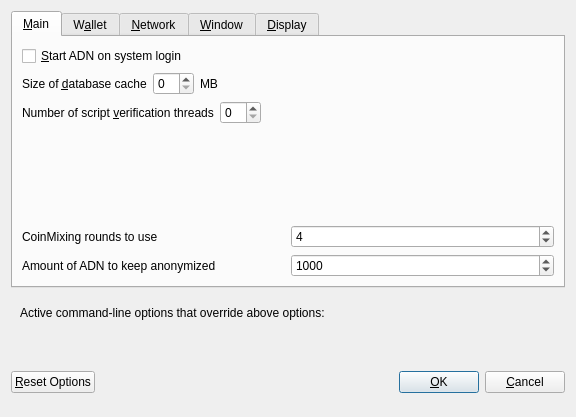
<?xml version="1.0" encoding="UTF-8"?>
<ui version="4.0">
 <class>OptionsDialog</class>
 <widget class="QDialog" name="OptionsDialog">
  <property name="geometry">
   <rect>
    <x>0</x>
    <y>0</y>
    <width>576</width>
    <height>417</height>
   </rect>
  </property>
  <property name="windowTitle">
   <string>Options</string>
  </property>
  <property name="modal">
   <bool>true</bool>
  </property>
  <layout class="QVBoxLayout" name="verticalLayout">
   <item>
    <widget class="QTabWidget" name="tabWidget">
     <property name="currentIndex">
      <number>0</number>
     </property>
     <widget class="QWidget" name="tabMain">
      <attribute name="title">
       <string>&amp;Main</string>
      </attribute>
      <layout class="QVBoxLayout" name="verticalLayout_Main">
       <item>
        <widget class="QCheckBox" name="bitcoinAtStartup">
         <property name="toolTip">
          <string>Automatically start ADN after logging in to the system.</string>
         </property>
         <property name="text">
          <string>&amp;Start ADN on system login</string>
         </property>
        </widget>
       </item>
       <item>
        <layout class="QHBoxLayout" name="horizontalLayout_2_Main">
         <item>
          <widget class="QLabel" name="databaseCacheLabel">
           <property name="text">
            <string>Size of &amp;database cache</string>
           </property>
           <property name="textFormat">
            <enum>Qt::PlainText</enum>
           </property>
           <property name="buddy">
            <cstring>databaseCache</cstring>
           </property>
          </widget>
         </item>
         <item>
          <widget class="QSpinBox" name="databaseCache"/>
         </item>
         <item>
          <widget class="QLabel" name="databaseCacheUnitLabel">
           <property name="text">
            <string>MB</string>
           </property>
           <property name="textFormat">
            <enum>Qt::PlainText</enum>
           </property>
          </widget>
         </item>
         <item>
          <spacer name="horizontalSpacer_2_Main">
           <property name="orientation">
            <enum>Qt::Horizontal</enum>
           </property>
           <property name="sizeHint" stdset="0">
            <size>
             <width>40</width>
             <height>20</height>
            </size>
           </property>
          </spacer>
         </item>
        </layout>
       </item>
       <item>
        <layout class="QHBoxLayout" name="horizontalLayout_3_Main">
         <item>
          <widget class="QLabel" name="threadsScriptVerifLabel">
           <property name="text">
            <string>Number of script &amp;verification threads</string>
           </property>
           <property name="textFormat">
            <enum>Qt::PlainText</enum>
           </property>
           <property name="buddy">
            <cstring>threadsScriptVerif</cstring>
           </property>
          </widget>
         </item>
         <item>
          <widget class="QSpinBox" name="threadsScriptVerif">
           <property name="toolTip">
            <string>(0 = auto, &lt;0 = leave that many cores free)</string>
           </property>
          </widget>
         </item>
         <item>
          <spacer name="horizontalSpacer_3_Main">
           <property name="orientation">
            <enum>Qt::Horizontal</enum>
           </property>
           <property name="sizeHint" stdset="0">
            <size>
             <width>40</width>
             <height>20</height>
            </size>
           </property>
          </spacer>
         </item>
        </layout>
       </item>
       <item>
        <spacer name="verticalSpacer_Main">
         <property name="orientation">
          <enum>Qt::Vertical</enum>
         </property>
         <property name="sizeHint" stdset="0">
          <size>
           <width>20</width>
           <height>40</height>
          </size>
         </property>
        </spacer>
       </item>
       <item>
        <layout class="QHBoxLayout" name="horizontalLayout_4_Main">
         <item>
          <widget class="QLabel" name="label">
           <property name="toolTip">
            <string>This setting determines the amount of individual masternodes that an input will be anonymized through.&lt;br/&gt;More rounds of anonymization gives a higher degree of privacy, but also costs more in fees.</string>
           </property>
           <property name="text">
            <string>CoinMixing rounds to use</string>
           </property>
          </widget>
         </item>
         <item>
          <widget class="QSpinBox" name="coinmixingRounds">
           <property name="minimum">
            <number>2</number>
           </property>
           <property name="maximum">
            <number>8</number>
           </property>
           <property name="value">
            <number>4</number>
           </property>
          </widget>
         </item>
        </layout>
       </item>
       <item>
        <layout class="QHBoxLayout" name="horizontalLayout">
         <item>
          <widget class="QLabel" name="label_2">
           <property name="toolTip">
            <string>This amount acts as a threshold to turn off CoinMixing once it's reached.</string>
           </property>
           <property name="statusTip">
            <string notr="true"/>
           </property>
           <property name="whatsThis">
            <string notr="true"/>
           </property>
           <property name="accessibleName">
            <string notr="true"/>
           </property>
           <property name="accessibleDescription">
            <string notr="true"/>
           </property>
           <property name="text">
            <string>Amount of ADN to keep anonymized</string>
           </property>
          </widget>
         </item>
         <item>
          <widget class="QSpinBox" name="anonymizeAdn">
           <property name="minimum">
            <number>100</number>
           </property>
           <property name="maximum">
            <number>100000</number>
           </property>
           <property name="singleStep">
            <number>100</number>
           </property>
           <property name="value">
            <number>1000</number>
           </property>
          </widget>
         </item>
        </layout>
       </item>
      </layout>
     </widget>
     <widget class="QWidget" name="tabWallet">
      <attribute name="title">
       <string>W&amp;allet</string>
      </attribute>
      <layout class="QVBoxLayout" name="verticalLayout_Wallet">
       <item>
        <widget class="QGroupBox" name="groupBox">
         <property name="title">
          <string>Expert</string>
         </property>
         <layout class="QVBoxLayout" name="verticalLayout_2">
          <item>
           <widget class="QCheckBox" name="coinControlFeatures">
            <property name="toolTip">
             <string>Whether to show coin control features or not.</string>
            </property>
            <property name="text">
             <string>Enable coin &amp;control features</string>
            </property>
           </widget>
          </item>
          <item>
           <widget class="QCheckBox" name="showMasternodesTab">
            <property name="toolTip">
             <string>Show additional tab listing all your masternodes in first sub-tab&lt;br/&gt;and all masternodes on the network in second sub-tab.</string>
            </property>
            <property name="text">
             <string>Show Masternodes Tab</string>
            </property>
           </widget>
          </item>
          <item>
           <widget class="QCheckBox" name="spendZeroConfChange">
            <property name="toolTip">
             <string>If you disable the spending of unconfirmed change, the change from a transaction&lt;br/&gt;cannot be used until that transaction has at least one confirmation.&lt;br/&gt;This also affects how your balance is computed.</string>
            </property>
            <property name="text">
             <string>&amp;Spend unconfirmed change</string>
            </property>
           </widget>
          </item>
         </layout>
        </widget>
       </item>
       <item>
        <spacer name="verticalSpacer_Wallet">
         <property name="orientation">
          <enum>Qt::Vertical</enum>
         </property>
         <property name="sizeHint" stdset="0">
          <size>
           <width>20</width>
           <height>40</height>
          </size>
         </property>
        </spacer>
       </item>
      </layout>
     </widget>
     <widget class="QWidget" name="tabNetwork">
      <attribute name="title">
       <string>&amp;Network</string>
      </attribute>
      <layout class="QVBoxLayout" name="verticalLayout_Network">
       <item>
        <widget class="QCheckBox" name="mapPortUpnp">
         <property name="toolTip">
          <string>Automatically open the ADN client port on the router. This only works when your router supports UPnP and it is enabled.</string>
         </property>
         <property name="text">
          <string>Map port using &amp;UPnP</string>
         </property>
        </widget>
       </item>
       <item>
        <widget class="QCheckBox" name="allowIncoming">
         <property name="toolTip">
          <string>Accept connections from outside</string>
         </property>
         <property name="text">
          <string>Allow incoming connections</string>
         </property>
        </widget>
       </item>
       <item>
        <widget class="QCheckBox" name="connectSocks">
         <property name="toolTip">
          <string>Connect to the ADN network through a SOCKS5 proxy.</string>
         </property>
         <property name="text">
          <string>&amp;Connect through SOCKS5 proxy (default proxy):</string>
         </property>
        </widget>
       </item>
       <item>
        <layout class="QHBoxLayout" name="horizontalLayout_1_Network">
         <item>
          <widget class="QLabel" name="proxyIpLabel">
           <property name="text">
            <string>Proxy &amp;IP:</string>
           </property>
           <property name="textFormat">
            <enum>Qt::PlainText</enum>
           </property>
           <property name="buddy">
            <cstring>proxyIp</cstring>
           </property>
          </widget>
         </item>
         <item>
          <widget class="QValidatedLineEdit" name="proxyIp">
           <property name="minimumSize">
            <size>
             <width>140</width>
             <height>0</height>
            </size>
           </property>
           <property name="maximumSize">
            <size>
             <width>140</width>
             <height>16777215</height>
            </size>
           </property>
           <property name="toolTip">
            <string>IP address of the proxy (e.g. IPv4: 127.0.0.1 / IPv6: ::1)</string>
           </property>
          </widget>
         </item>
         <item>
          <widget class="QLabel" name="proxyPortLabel">
           <property name="text">
            <string>&amp;Port:</string>
           </property>
           <property name="textFormat">
            <enum>Qt::PlainText</enum>
           </property>
           <property name="buddy">
            <cstring>proxyPort</cstring>
           </property>
          </widget>
         </item>
         <item>
          <widget class="QLineEdit" name="proxyPort">
           <property name="minimumSize">
            <size>
             <width>55</width>
             <height>0</height>
            </size>
           </property>
           <property name="maximumSize">
            <size>
             <width>55</width>
             <height>16777215</height>
            </size>
           </property>
           <property name="toolTip">
            <string>Port of the proxy (e.g. 9050)</string>
           </property>
          </widget>
         </item>
         <item>
          <spacer name="horizontalSpacer_1_Network">
           <property name="orientation">
            <enum>Qt::Horizontal</enum>
           </property>
           <property name="sizeHint" stdset="0">
            <size>
             <width>40</width>
             <height>20</height>
            </size>
           </property>
          </spacer>
         </item>
        </layout>
       </item>
       <item>
        <spacer name="verticalSpacer_Network">
         <property name="orientation">
          <enum>Qt::Vertical</enum>
         </property>
         <property name="sizeHint" stdset="0">
          <size>
           <width>20</width>
           <height>40</height>
          </size>
         </property>
        </spacer>
       </item>
      </layout>
     </widget>
     <widget class="QWidget" name="tabWindow">
      <attribute name="title">
       <string>&amp;Window</string>
      </attribute>
      <layout class="QVBoxLayout" name="verticalLayout_Window">
       <item>
        <widget class="QCheckBox" name="minimizeToTray">
         <property name="toolTip">
          <string>Show only a tray icon after minimizing the window.</string>
         </property>
         <property name="text">
          <string>&amp;Minimize to the tray instead of the taskbar</string>
         </property>
        </widget>
       </item>
       <item>
        <widget class="QCheckBox" name="minimizeOnClose">
         <property name="toolTip">
          <string>Minimize instead of exit the application when the window is closed. When this option is enabled, the application will be closed only after selecting Quit in the menu.</string>
         </property>
         <property name="text">
          <string>M&amp;inimize on close</string>
         </property>
        </widget>
       </item>
       <item>
        <spacer name="verticalSpacer_Window">
         <property name="orientation">
          <enum>Qt::Vertical</enum>
         </property>
         <property name="sizeHint" stdset="0">
          <size>
           <width>20</width>
           <height>40</height>
          </size>
         </property>
        </spacer>
       </item>
      </layout>
     </widget>
     <widget class="QWidget" name="tabDisplay">
      <attribute name="title">
       <string>&amp;Display</string>
      </attribute>
      <layout class="QVBoxLayout" name="verticalLayout_Display">
       <item>
        <layout class="QHBoxLayout" name="horizontalLayout_1_Display">
         <item>
          <widget class="QLabel" name="langLabel">
           <property name="text">
            <string>User Interface &amp;language:</string>
           </property>
           <property name="textFormat">
            <enum>Qt::PlainText</enum>
           </property>
           <property name="buddy">
            <cstring>lang</cstring>
           </property>
          </widget>
         </item>
         <item>
          <widget class="QValueComboBox" name="lang">
           <property name="toolTip">
            <string>The user interface language can be set here. This setting will take effect after restarting ADN.</string>
           </property>
          </widget>
         </item>
        </layout>
       </item>
       <item>
        <widget class="QLabel" name="label_3">
         <property name="toolTip">
          <string notr="true"/>
         </property>
         <property name="statusTip">
          <string notr="true"/>
         </property>
         <property name="whatsThis">
          <string notr="true"/>
         </property>
         <property name="accessibleName">
          <string notr="true"/>
         </property>
         <property name="text">
          <string>Language missing or translation incomplete? Help contributing translations here:
https://www.transifex.com/adrenaline-project/adrenaline-project-translations</string>
         </property>
         <property name="wordWrap">
          <bool>true</bool>
         </property>
         <property name="openExternalLinks">
          <bool>true</bool>
         </property>
         <property name="textInteractionFlags">
          <set>Qt::TextBrowserInteraction</set>
         </property>
        </widget>
       </item>
       <item>
        <layout class="QHBoxLayout" name="horizontalLayout_4_Display" stretch="0,0">
         <item>
          <widget class="QLabel" name="themeLabel">
           <property name="text">
            <string>User Interface Theme:</string>
           </property>
          </widget>
         </item>
         <item>
          <widget class="QValueComboBox" name="theme"/>
         </item>
        </layout>
       </item>
       <item>
        <widget class="Line" name="line">
         <property name="orientation">
          <enum>Qt::Horizontal</enum>
         </property>
        </widget>
       </item>
       <item>
        <layout class="QHBoxLayout" name="horizontalLayout_2_Display">
         <item>
          <widget class="QLabel" name="unitLabel">
           <property name="text">
            <string>&amp;Unit to show amounts in:</string>
           </property>
           <property name="textFormat">
            <enum>Qt::PlainText</enum>
           </property>
           <property name="buddy">
            <cstring>unit</cstring>
           </property>
          </widget>
         </item>
         <item>
          <widget class="QValueComboBox" name="unit">
           <property name="toolTip">
            <string>Choose the default subdivision unit to show in the interface and when sending coins.</string>
           </property>
          </widget>
         </item>
        </layout>
       </item>
       <item>
        <layout class="QHBoxLayout" name="horizontalLayout_5_Display">
         <item>
          <widget class="QLabel" name="digitsLabel">
           <property name="text">
            <string>Decimal digits</string>
           </property>
          </widget>
         </item>
         <item>
          <widget class="QValueComboBox" name="digits"/>
         </item>
        </layout>
       </item>
       <item>
        <layout class="QHBoxLayout" name="horizontalLayout_3_Display">
         <item>
          <widget class="QLabel" name="thirdPartyTxUrlsLabel">
           <property name="toolTip">
            <string>Third party URLs (e.g. a block explorer) that appear in the transactions tab as context menu items. %s in the URL is replaced by transaction hash. Multiple URLs are separated by vertical bar |.</string>
           </property>
           <property name="text">
            <string>Third party transaction URLs</string>
           </property>
           <property name="buddy">
            <cstring>thirdPartyTxUrls</cstring>
           </property>
          </widget>
         </item>
         <item>
          <widget class="QLineEdit" name="thirdPartyTxUrls">
           <property name="toolTip">
            <string>Third party URLs (e.g. a block explorer) that appear in the transactions tab as context menu items. %s in the URL is replaced by transaction hash. Multiple URLs are separated by vertical bar |.</string>
           </property>
          </widget>
         </item>
        </layout>
       </item>
       <item>
        <spacer name="verticalSpacer">
         <property name="orientation">
          <enum>Qt::Vertical</enum>
         </property>
         <property name="sizeHint" stdset="0">
          <size>
           <width>20</width>
           <height>40</height>
          </size>
         </property>
        </spacer>
       </item>
      </layout>
     </widget>
    </widget>
   </item>
   <item>
    <widget class="QFrame" name="frame">
     <layout class="QVBoxLayout" name="verticalLayout_Bottom">
      <item>
       <layout class="QHBoxLayout" name="horizontalLayout_Bottom">
        <item>
         <widget class="QLabel" name="overriddenByCommandLineInfoLabel">
          <property name="text">
           <string>Active command-line options that override above options:</string>
          </property>
          <property name="textFormat">
           <enum>Qt::PlainText</enum>
          </property>
         </widget>
        </item>
        <item>
         <spacer name="horizontalSpacer_Bottom">
          <property name="orientation">
           <enum>Qt::Horizontal</enum>
          </property>
          <property name="sizeHint" stdset="0">
           <size>
            <width>40</width>
            <height>20</height>
           </size>
          </property>
         </spacer>
        </item>
       </layout>
      </item>
      <item>
       <widget class="QLabel" name="overriddenByCommandLineLabel">
        <property name="text">
         <string/>
        </property>
        <property name="textFormat">
         <enum>Qt::PlainText</enum>
        </property>
        <property name="wordWrap">
         <bool>true</bool>
        </property>
       </widget>
      </item>
     </layout>
    </widget>
   </item>
   <item>
    <layout class="QHBoxLayout" name="horizontalLayout_Buttons">
     <item>
      <widget class="QPushButton" name="resetButton">
       <property name="toolTip">
        <string>Reset all client options to default.</string>
       </property>
       <property name="text">
        <string>&amp;Reset Options</string>
       </property>
       <property name="autoDefault">
        <bool>false</bool>
       </property>
      </widget>
     </item>
     <item>
      <spacer name="horizontalSpacer_1">
       <property name="orientation">
        <enum>Qt::Horizontal</enum>
       </property>
       <property name="sizeHint" stdset="0">
        <size>
         <width>40</width>
         <height>48</height>
        </size>
       </property>
      </spacer>
     </item>
     <item>
      <widget class="QLabel" name="statusLabel">
       <property name="minimumSize">
        <size>
         <width>200</width>
         <height>0</height>
        </size>
       </property>
       <property name="font">
        <font>
         <weight>75</weight>
         <bold>true</bold>
        </font>
       </property>
       <property name="text">
        <string/>
       </property>
       <property name="textFormat">
        <enum>Qt::PlainText</enum>
       </property>
       <property name="wordWrap">
        <bool>true</bool>
       </property>
      </widget>
     </item>
     <item>
      <spacer name="horizontalSpacer_2">
       <property name="orientation">
        <enum>Qt::Horizontal</enum>
       </property>
       <property name="sizeHint" stdset="0">
        <size>
         <width>40</width>
         <height>48</height>
        </size>
       </property>
      </spacer>
     </item>
     <item>
      <widget class="QPushButton" name="okButton">
       <property name="text">
        <string>&amp;OK</string>
       </property>
       <property name="autoDefault">
        <bool>false</bool>
       </property>
       <property name="default">
        <bool>true</bool>
       </property>
      </widget>
     </item>
     <item>
      <widget class="QPushButton" name="cancelButton">
       <property name="text">
        <string>&amp;Cancel</string>
       </property>
       <property name="autoDefault">
        <bool>false</bool>
       </property>
      </widget>
     </item>
    </layout>
   </item>
  </layout>
 </widget>
 <customwidgets>
  <customwidget>
   <class>QValidatedLineEdit</class>
   <extends>QLineEdit</extends>
   <header>qvalidatedlineedit.h</header>
  </customwidget>
  <customwidget>
   <class>QValueComboBox</class>
   <extends>QComboBox</extends>
   <header>qvaluecombobox.h</header>
  </customwidget>
 </customwidgets>
 <resources/>
 <connections/>
</ui>
